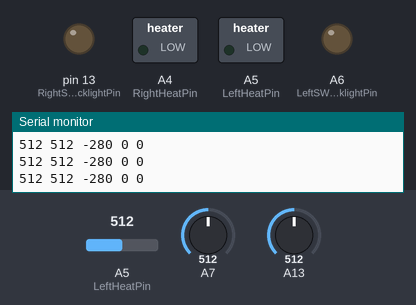
Bench run of a sketch on a simulated Arduino Mega 2560, built with avr-gcc and run on an emulated ATmega2560. Parts: switched loads named in the sketch (green lamp = pin HIGH), output pins drawn as LEDs (lit = HIGH), the last lines printed to the serial monitor. The test bench sets the inputs (shaded band); at power-on: A5 (LeftHeatPin) = 512, A7 = 512, A13 = 512.

Above: at 1.3 s.
1.4 s: A5 (LeftHeatPin) set to 787
2.9 s: A5 (LeftHeatPin) set to 818
At 3.4 s:
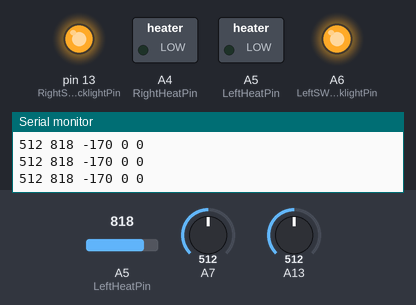
4.4 s: A5 (LeftHeatPin) set to 716
At 5.1 s:
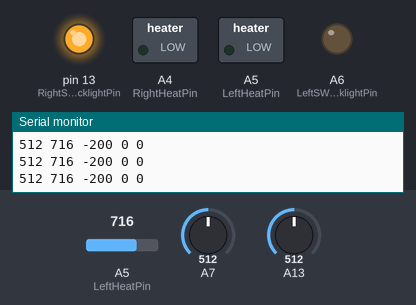
5.9 s: A5 (LeftHeatPin) set to 900
At 6.7 s:
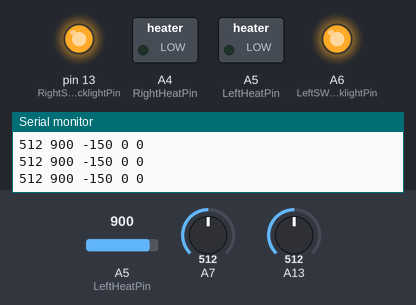
7.4 s: A5 (LeftHeatPin) set to 676
At 8.5 s:
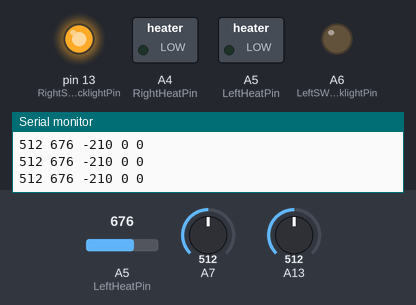
Timing chart, 0 to 9.9 s (numbered marks = the images above; inputs shaded):
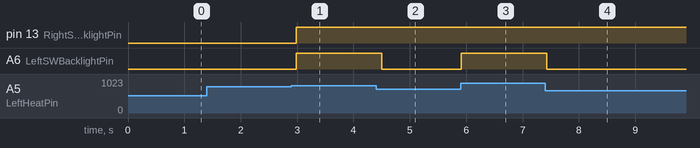

The sketch:

rev00_controller.ino
```cpp
/*
* This is code to run the Teensy 3.2 on rev00 control board for 4runner heated seats
*
* PIN ASSIGNMENTS:
* 13 - Output - Right Switch Backlight Illum
* 14 - Input - Right Switch potentiometer reading
* 18 - Output - Right heater output
*
* 19 - Output - Left heater output
* 20 - Output - Left Switch Backlight illum
* 23 - Input - Left swtich potentiometer reading
*
* 21 - Input - +12 volt reading
* 22 - Input - +12v when car lights are on
*
 */

// Pin setup
#define RightSWBacklightPin 13
#define LeftSWBacklightPin A6

#define RightSWPotPin 14
#define LeftSWPotPin 23

#define RightHeatPin A4
#define LeftHeatPin A5

#define DC12VReadPin 21
#define LightsReadPin 22

//Global Variables

int DebugMode = 1;

//IO variables

int RightSWBacklightOut = 0;
int LeftSWBacklightOut = 0;

int RightHeatOut = 0;
int LeftHeatOut = 0;

int RightSWReading = 0;
int LeftSWReading = 0;

int DC12VReading = 0;
int LightsReading = 0; //perhaps this should be a boolean?

int HeatOutLevelArray[] = {0,50,100,150,200,256}; // the variable to make setting non-linear heating settings easy (0-256)

// math variables
int ScaledRightSWReading = 0;
int ScaledLeftSWReading = 0;

void setup() {
  pinMode(RightSWBacklightPin, OUTPUT);
  pinMode(LeftSWBacklightPin, OUTPUT);
  pinMode(RightSWPotPin, INPUT);
  pinMode(LeftSWPotPin, INPUT);
  pinMode(RightHeatPin, OUTPUT);
  pinMode(LeftHeatPin, OUTPUT);
  pinMode(DC12VReadPin, INPUT);
  pinMode(LightsReadPin, INPUT);
  delay (100);
  if (DebugMode == 1){
  Serial.begin(115200);
    delay(50);
  }

}

void loop() {
  ReadInputs (); //read the digital inputs
  WriteToHeaters (); //write the calculated values to the heater Mosfets
  ReadAndSetBacklights (); //as the function name says
  PlotReadings ();
  delay(100);
}

void ReadInputs () { //function to read all the inputs to the system
  RightSWReading = analogRead(RightSWBacklightPin);
  LeftSWReading = analogRead(LeftSWPotPin);
  DC12VReading = analogRead(DC12VReadPin);
  ScaledLeftSWReading = (((LeftSWReading*100)/DC12VReading)*10); // Scale the read pot value as a percentage of the read main voltage
    if (ScaledLeftSWReading <= 100) { //if the pot is off (or as near as possible to off), set the heaters off
    LeftHeatOut = HeatOutLevelArray[0];
  }else if (585 >= ScaledLeftSWReading && ScaledLeftSWReading >= 535){
    LeftHeatOut = HeatOutLevelArray[1];
  }else if (685 >= ScaledLeftSWReading && ScaledLeftSWReading >= 586){
    LeftHeatOut = HeatOutLevelArray[2];
  }else if (820 >= ScaledLeftSWReading && ScaledLeftSWReading >= 686){
    LeftHeatOut = HeatOutLevelArray[3];
  }else if (915 >= ScaledLeftSWReading && ScaledLeftSWReading >= 821){
    LeftHeatOut = HeatOutLevelArray[4];
  }else if (ScaledLeftSWReading >= 916){
    LeftHeatOut = HeatOutLevelArray[5];
    }
  ScaledRightSWReading = (((RightSWReading*100)/DC12VReading)*10); // Scale the read pot value as a percentage of the read main voltage
    if (ScaledRightSWReading <= 100) { //if the pot is off (or as near as possible to off), set the heaters off
    RightHeatOut = HeatOutLevelArray[0];
  }else if (585 >= ScaledRightSWReading && ScaledLeftSWReading >= 535){
    RightHeatOut = HeatOutLevelArray[1];
  }else if (685 >= ScaledRightSWReading && ScaledLeftSWReading >= 586){
    RightHeatOut = HeatOutLevelArray[2];
  }else if (820 >= ScaledRightSWReading && ScaledLeftSWReading >= 686){
    RightHeatOut = HeatOutLevelArray[3];
  }else if (915 >= ScaledRightSWReading && ScaledLeftSWReading >= 821){
    RightHeatOut = HeatOutLevelArray[4];
  }else if (ScaledRightSWReading >= 916){
    RightHeatOut = HeatOutLevelArray[5];
    }
}

void WriteToHeaters () {
  analogWrite(LeftHeatPin, LeftHeatOut);
  analogWrite(RightHeatPin, RightHeatOut);
}

void ReadAndSetBacklights (){
  //LightsReading = digitalRead(DC12VReadPin); //commented out due to this part of the circuit not being built yet
  if (DC12VReading > 800){
    digitalWrite(LeftSWBacklightPin, HIGH);
    digitalWrite(RightSWBacklightPin, HIGH);
  } else {
    digitalWrite(LeftSWBacklightPin, LOW);
    digitalWrite(LeftSWBacklightPin, LOW);
  }

}

void PlotReadings () {
  if (DebugMode == 1){
  Serial.print(LeftSWReading);
  Serial.print(" ");
  Serial.print(DC12VReading);
  Serial.print(" ");
  Serial.print(ScaledLeftSWReading);
  Serial.print(" ");
  Serial.print(LeftHeatOut);
  Serial.print(" ");
  Serial.println(LightsReading);
  }
  }
```

Measured:
- the behaviour switches between 800 and 801 on A5 (LeftHeatPin) (found by bisection; images 0 and 1)
- after the input at 2.9 s, pin 13 (RightSWBacklightPin), A6 (LeftSWBacklightPin): LOW → HIGH after 0.08 s
- after the input at 4.4 s, A6 (LeftSWBacklightPin): HIGH → LOW after 0.10 s
- after the input at 5.9 s, A6 (LeftSWBacklightPin): LOW → HIGH at once
- after the input at 7.4 s, A6 (LeftSWBacklightPin): HIGH → LOW at once
